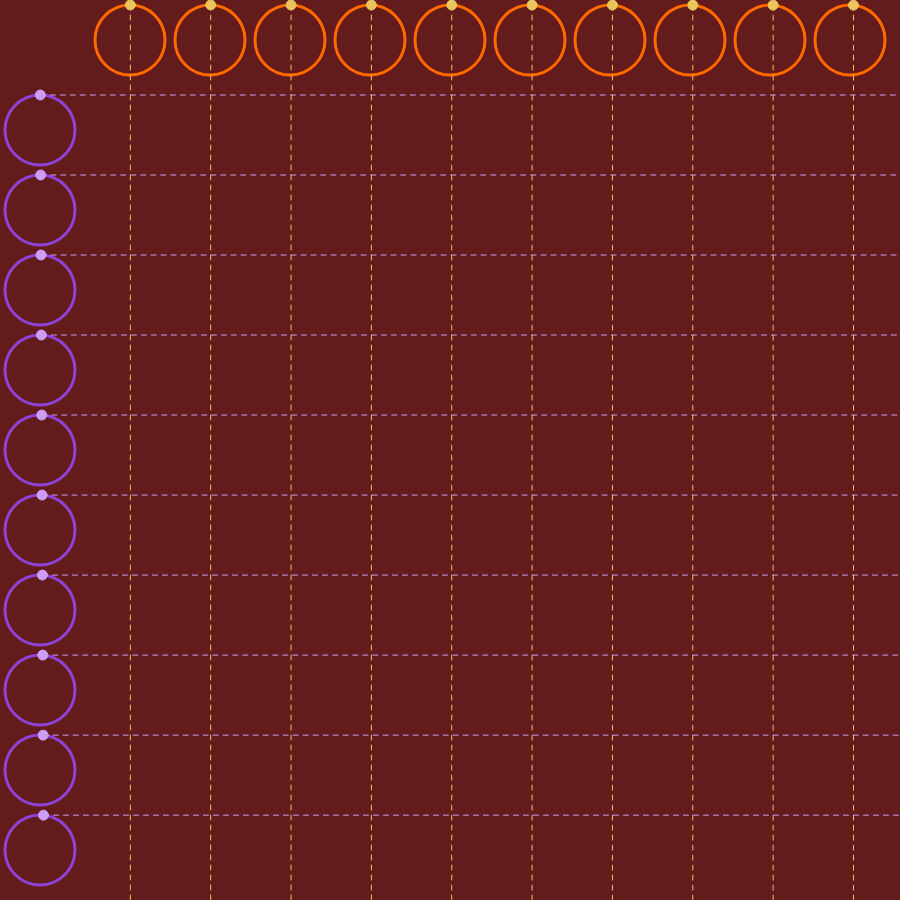
Frame 1 (no input)
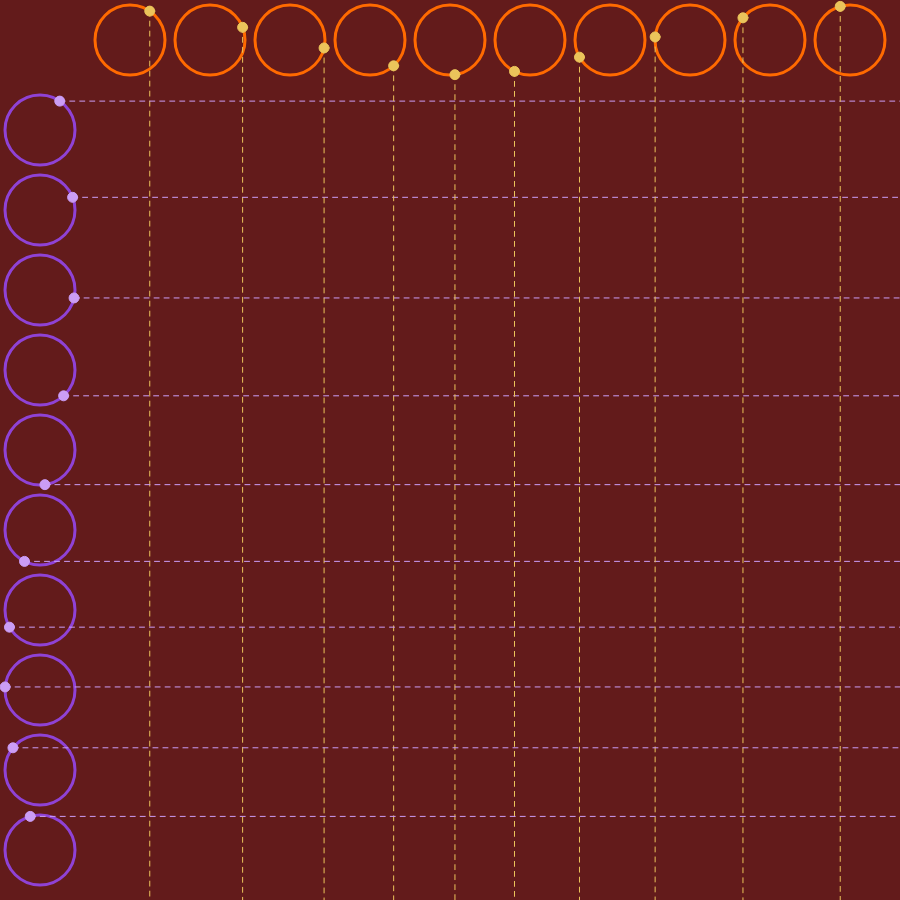
Frame 60 (no input)
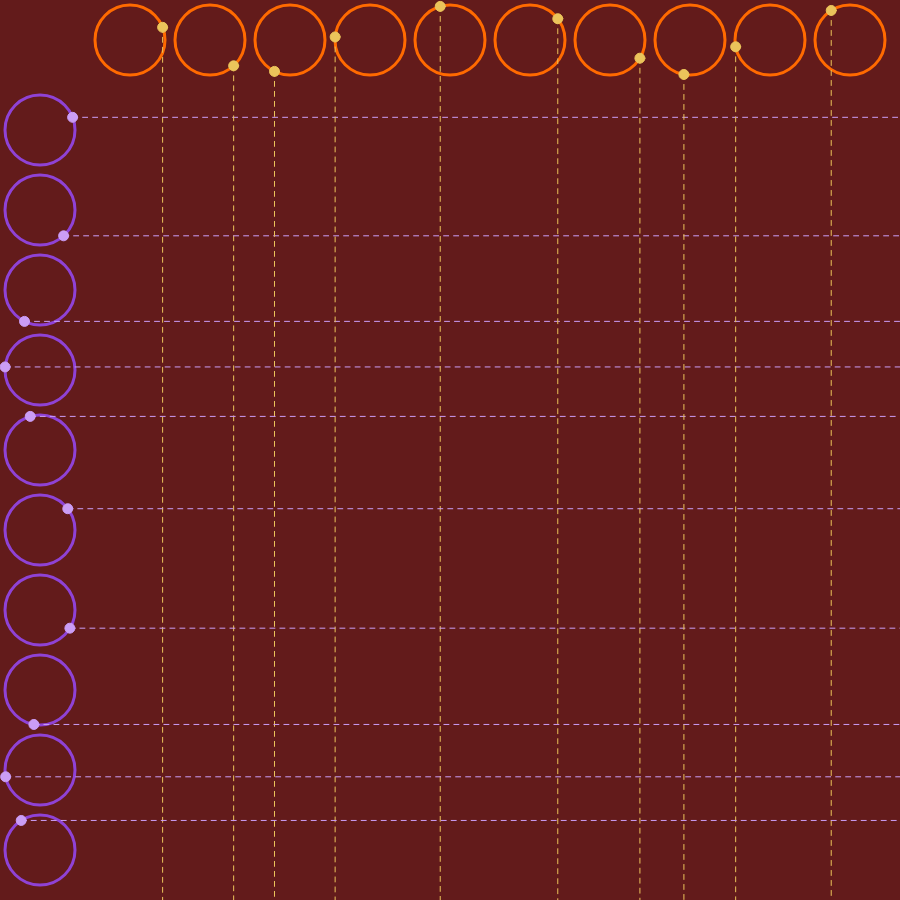
Frame 120 (the mouse pressed at the canvas centre since frame 60)

The p5.js sketch that drew these frames (run headless with seeded random() and noise() and a simulated clock; from frame 60 on, the mouse is pressed at the canvas centre):

// p5.js sketch
// ── sketch.js
/**
 * CONSTANTS AND DEFINITIONS
 */

// sketch parameters
const CANVAS_SIZE = 900;
const TABLE_SIZE = 880;
const ENTRY_SIZE = 80;
const BACKGROUND_COLOR = [99, 27, 27];
const H_GENERATOR_COLOR = [255, 106, 0];
const H_POINT_COLOR = [235, 196, 91];
const V_GENERATOR_COLOR = [143, 66, 214];
const V_POINT_COLOR = [203, 157, 245];
const POINT_SPEED = 0.01;

// curve generators
let hGenerators = [];
let vGenerators = [];

/**
 * p5.js setup function
 */
function setup()
{
    // setup canvas
    createCanvas(CANVAS_SIZE, CANVAS_SIZE);

    // build Lissajous table
    buildTable();
}


/**
 * p5.js drawing function
 */
function draw()
{
    // paint background
    background(...BACKGROUND_COLOR);

    // update and render generators
    for(let i=0; i < hGenerators.length; i++)
    {
        hGenerators[i].update();
        vGenerators[i].update();
        hGenerators[i].render()
        vGenerators[i].render();
    }
}


/**
 * I build a Lissajous table.
 */
function buildTable()
{
    // create horizontal and vertical generators
    for(let i = 1; i < TABLE_SIZE / ENTRY_SIZE; i++)
    {
        hGenerators.push(new HGenerator(50 + i * ENTRY_SIZE, ENTRY_SIZE / 2, i));
        vGenerators.push(new VGenerator(ENTRY_SIZE / 2, 50 + i * ENTRY_SIZE, i));
    }
}
// ── generator.js
/**
 * Lissajous curve generator.
 */
class Generator
{
    /**
     * Constructor.
     * 
     * Args:
     *  x(number): generator center x coordinate
     *  y(number): generator center y coordinate
     * 
     * Returns:
     *  undefined.
     */
    constructor(x, y, offset)
    {
        // store components
        this.center = createVector(x, y);
        this.angle = - HALF_PI;
        this.radius = (ENTRY_SIZE - 10) / 2;
        this.speed = POINT_SPEED * offset;
    }

    /**
     * I update my generator angle.
     * 
     * Returns:
     *  undefined.
     */
    update()
    {
        this.angle += this.speed;
    }

    /**
     * I convert my cartesian center coordinates to polar.
     * 
     * Returns:
     *  (p5.Vector): converted coordinates
     */
    toPolar()
    {
        return createVector(this.center.x + this.radius * cos(this.angle), 
                            this.center.y + this.radius * sin(this.angle));
    }
}

/**
 * Horizontal generator specialization
 */
class HGenerator extends Generator
{
    /**
     * I render myself.
     * 
     * Returns:
     *  undefined.
     */
    render()
    {
        // render circle
        noFill();
        strokeWeight(3);
        stroke(...H_GENERATOR_COLOR);
        ellipse(this.center.x, this.center.y, ENTRY_SIZE - 10, ENTRY_SIZE - 10);

        // render generator point
        fill(...H_POINT_COLOR);
        strokeWeight(1);
        stroke(...H_POINT_COLOR);
        const polar = this.toPolar();
        ellipse(polar.x, polar.y, 10, 10);

        // render table lines
        drawingContext.setLineDash([5, 5]);
        line(polar.x, polar.y, polar.x, CANVAS_SIZE);
        drawingContext.setLineDash([]);
    }
}


/**
 * Vertical generator specialization
 */
class VGenerator extends Generator
{
    /**
     * I render myself.
     * 
     * Returns:
     *  undefined.
     */
    render()
    {
        // render circle
        noFill();
        strokeWeight(3);
        stroke(...V_GENERATOR_COLOR);
        ellipse(this.center.x, this.center.y, ENTRY_SIZE - 10, ENTRY_SIZE - 10);

        // render generator point
        fill(...V_POINT_COLOR);
        strokeWeight(1);
        stroke(...V_POINT_COLOR);
        const polar = this.toPolar();
        ellipse(polar.x, polar.y, 10, 10);

        // render table lines
        drawingContext.setLineDash([5, 5]);
        line(polar.x, polar.y, CANVAS_SIZE, polar.y);
        drawingContext.setLineDash([]);
    }
}
